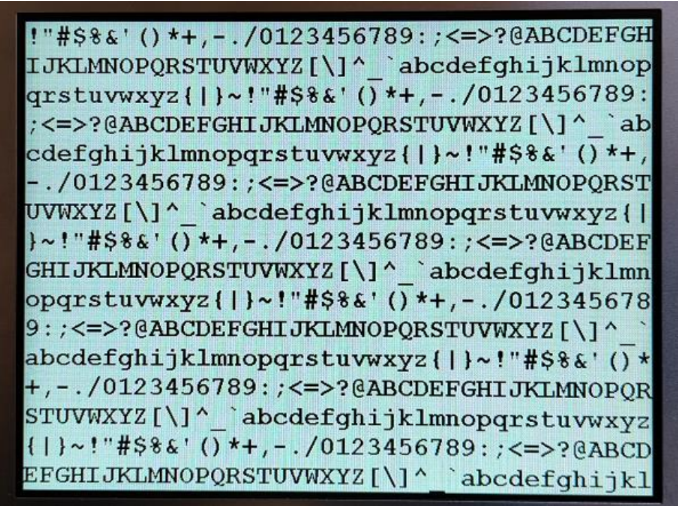
#> input picture samples/char_test.png, 678 x 506 px
$ python lcd_char.py
#> lines starting #> are read from the running program, lines starting #| are printed output that depends on the picture; after the words box and inside, x2 and y2 are one past the last pixel; in counts of white or black regions, pixels touching at a corner belong together
import numpy as np, cv2, pytesseract
from difflib import SequenceMatcher

# Setup tesseract
pytesseract.pytesseract.tesseract_cmd = r'C:\Program Files\Tesseract-OCR\tesseract.exe'

# input = 'HMI.png'
input = 'char_test.png'

# Load the input image
img = cv2.imread(input)
#> img is the input picture: shape (506, 678, 3); mean B, G, R 166.5, 165.3, 137.4
if img.size == 0:
   print("\nError: unable to read image\n")
   exit()

# Undistort image
# img = cv2.undistort(img_dist, mtx, dist, None)

# Convert to grayscale
gray = cv2.cvtColor(img, cv2.COLOR_BGR2GRAY)
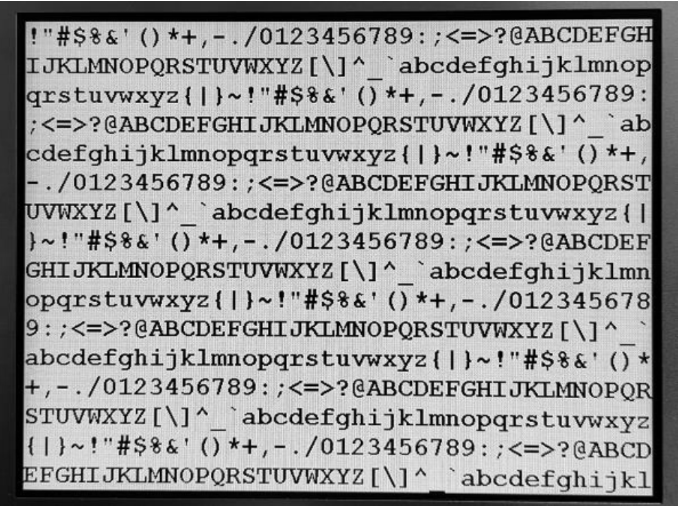
#> gray: shape (506, 678); min 0, max 255, mean 157.1

# Convert to binary (LCD detection)
binary = cv2.threshold(gray, 100, 255, cv2.THRESH_BINARY)[1]
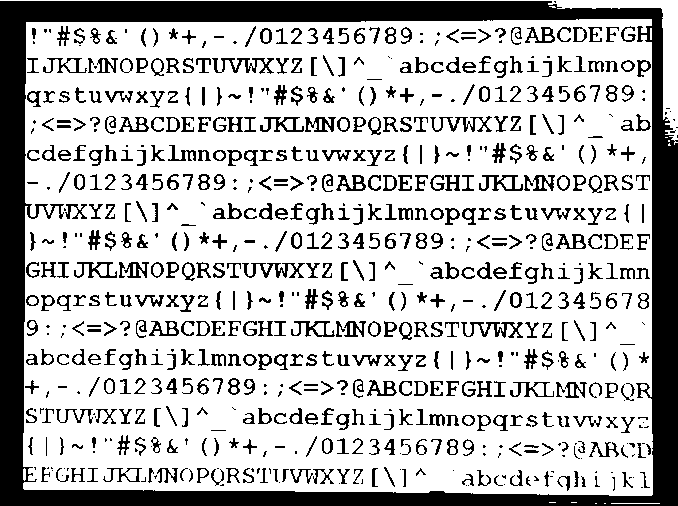
#> binary: shape (506, 678); 74.6% white; 718 black regions (169 under 20 px)

# Find contours
contours = cv2.findContours(binary, cv2.RETR_EXTERNAL, cv2.CHAIN_APPROX_SIMPLE)[0]
#> contours = 14 contours, 10 with area under 20; largest, box (x1, y1, x2, y2) and area: (23, 19, 653, 496) 293716, (0, 0, 678, 145) 2582, (640, 384, 647, 390) 25, (23, 468, 26, 481) 22

# Convert to binary (text detection)
binary = cv2.adaptiveThreshold(gray, 255, cv2.ADAPTIVE_THRESH_GAUSSIAN_C, cv2.THRESH_BINARY, 37, 35)
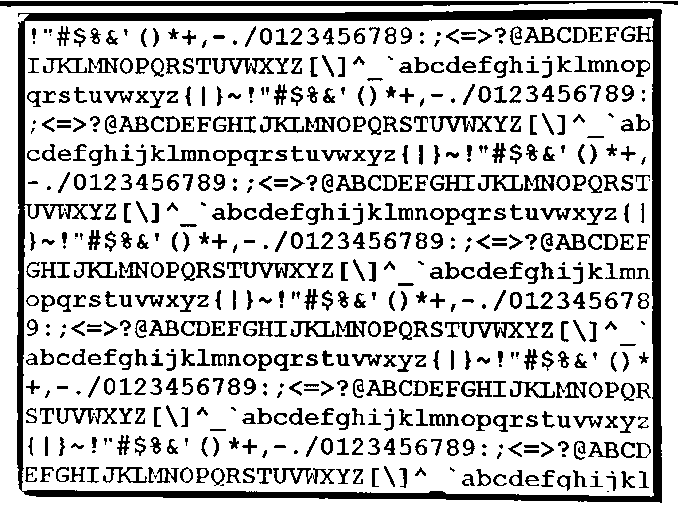
#> binary: shape (506, 678); 78.7% white; 652 black regions (96 under 20 px), largest, box (x1, y1, x2, y2) and area: (17, 9, 662, 503) 16963, (0, 1, 678, 7) 2909, (227, 262, 320, 278) 632

# Detect LCD
lcd = None
for contour in contours:
    if cv2.contourArea(contour) > 50000 and cv2.contourArea(contour) < 336700:
        x, y, w, h = cv2.boundingRect(contour)
        lcd = binary[y:y+h, x:x+w]
#> this loop made 14 passes
#> (x, y, w, h) on pass 12: (23, 19, 630, 477)
#> contour on passes 1, 2, 3, 4, 5, 9: [[611, 503], [659, 503]], [[604, 503], [605, 503]], [[595, 503], [596, 503]], [[571, 502], [576, 502]], [[549, 502], [555, 502]], [[668, 140], [668, 141], [669, 141], [669, 140]]
if lcd is None:
    print("\nError: could not find LCD\n")
    exit()

# Resize LCD image if necessary
if lcd.shape[1] < 600 or lcd.shape[0] < 450:
    lcd = cv2.resize(lcd, (lcd.shape[1]*2, lcd.shape[0]*2))

# Read characters on LCD
#> (the run stopped early here; a loop or call above may not have finished)
